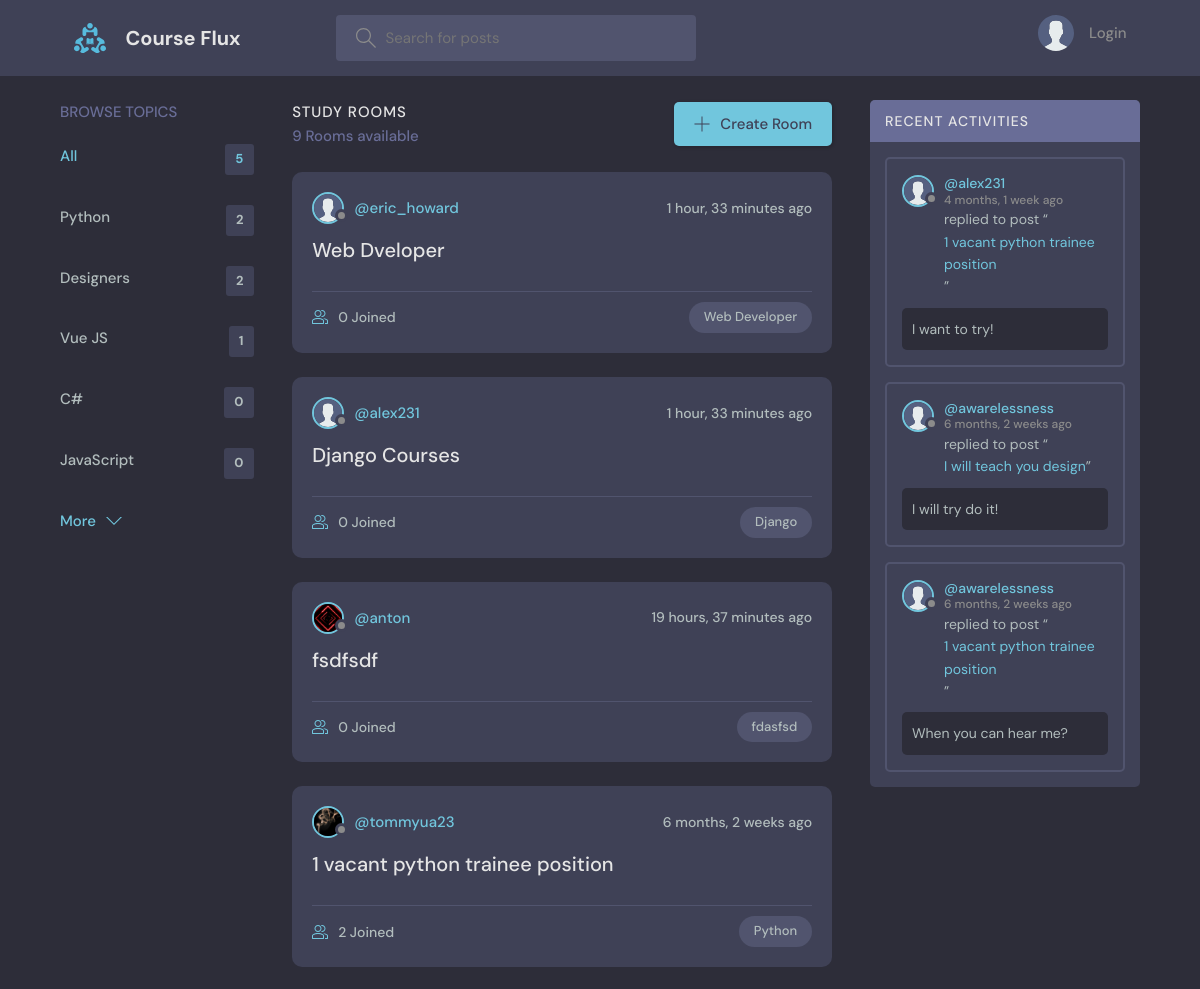
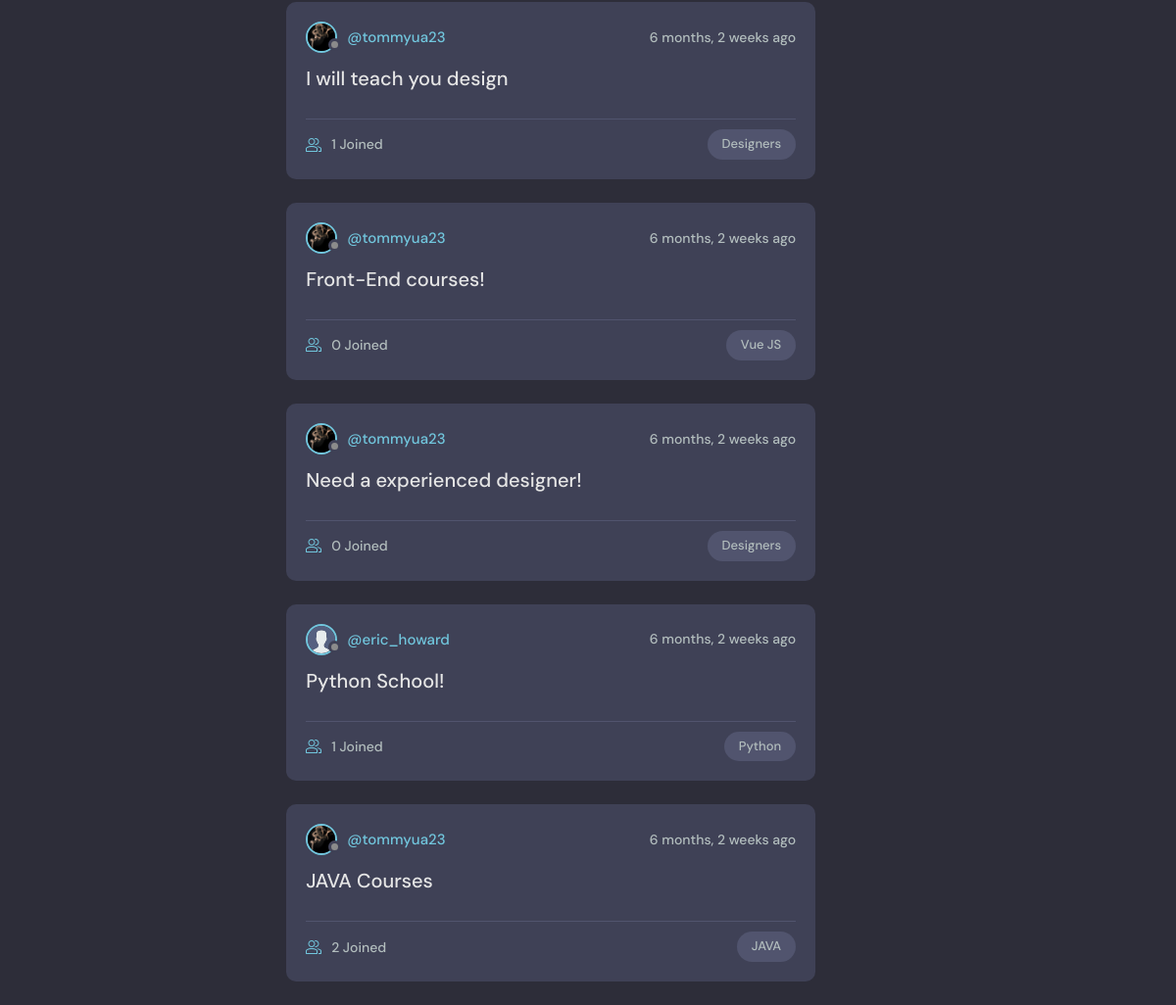
The page / on the database its author committed (2 pictures, top to bottom).
### base/models.py (models this page shows, shortened)
class Topic(models.Model):
    name = models.CharField(max_length=200)

class Room(models.Model):
    host = models.ForeignKey(User, on_delete=models.SET_NULL, null=True)
    topic = models.ForeignKey(Topic, on_delete=models.SET_NULL, null=True)
    name = models.CharField(max_length=200)
    description = models.TextField(null=True, blank=True)
    participants = models.ManyToManyField(
        User, related_name='participants', blank=True)
    updated = models.DateTimeField(auto_now=True)
    created = models.DateTimeField(auto_now_add=True)
    class Meta:
        ordering = ['-updated', '-created']
    def __str__(self):
        return self.name

class User(AbstractUser):
    name = models.CharField(max_length=200, null=True)
    email = models.EmailField(unique=True, null=True)
    bio = models.TextField(null=True)
    avatar = models.ImageField(null=True, default="avatar.svg")

class Message(models.Model):
    user = models.ForeignKey(User, on_delete=models.CASCADE)
    room = models.ForeignKey(Room, on_delete=models.CASCADE)
    body = models.TextField()
    updated = models.DateTimeField(auto_now=True)
    created = models.DateTimeField(auto_now_add=True)
    class Meta:
        ordering = ['-updated', '-created']

### base/views.py (the view)
# urls.py: path('', views.home, name="home"),
def home(request):
    q = request.GET.get('q') if request.GET.get('q') != None else ''
    rooms = Room.objects.filter(
        Q(topic__name__icontains=q) |
        Q(name__icontains=q) |
        Q(description__icontains=q)
    )
    topics = Topic.objects.all()[0:5]
    room_count = rooms.count()
    room_messages = Message.objects.filter(
        Q(room__topic__name__icontains=q))[0:3]
    context = {'rooms': rooms, 'topics': topics,
               'room_count': room_count, 'room_messages': room_messages}
    return render(request, 'base/home.html', context)

### base/templates/base/home.html (shortened to what this page needs)
{% extends './main.html' %}
{% block content %}
<main class="layout layout--3">
  <div class="container">
    {% include 'base/topics_component.html' %}
    <div class="roomList">
      <div class="roomList__header">
        <div>
          <h2>Study Rooms</h2>
          <p>{{room_count}} Rooms available</p>
        </div>
        <a class="btn btn--main" href="{% url 'create-room' %}">
          <svg version="1.1" xmlns="http://www.w3.org/2000/svg" width="32" height="32" viewBox="0 0 32 32">
            <title>add</title>
            <path
              d="M16.943 0.943h-1.885v14.115h-14.115v1.885h14.115v14.115h1.885v-14.115h14.115v-1.885h-14.115v-14.115z">
            </path>
          </svg>
          Create Room
        </a>
      </div>
      {% include 'base/feed_component.html' %}
    </div>
    {% include 'base/activity_component.html' %}
  </div>
</main>
{% endblock %}

### base/templates/base/topics_component.html
<div class="topics">
    <div class="topics__header">
        <h2>Browse Topics</h2>
    </div>
    <ul class="topics__list">
        <li>
            <a href="{% url 'home' %}" class="active">All <span>{{topics.count}}</span></a>
        </li>
        {% for topic in topics %}
        <li>
            <a href="{% url 'home' %}?q={{topic.name}}">{{topic.name}}<span>{{topic.room_set.all.count}}</span></a>
        </li>
        {% endfor %}
    </ul>
    <a class="btn btn--link" href="{% url 'topics' %}">
        More
        <svg version="1.1" xmlns="http://www.w3.org/2000/svg" width="32" height="32" viewBox="0 0 32 32">
            <title>chevron-down</title>
            <path d="M16 21l-13-13h-3l16 16 16-16h-3l-13 13z"></path>
        </svg>
    </a>
</div>

### base/templates/base/feed_component.html (shortened to what this page needs)
{% for room in rooms %}
<div class="roomListRoom">
    <div class="roomListRoom__header">
        <a href="{% url 'user-profile' room.host.id %}" class="roomListRoom__author">
            <div class="avatar avatar--small">
                <img src="{{room.host.avatar.url}}" />
            </div>
            <span>@{{room.host.username}}</span>
        </a>
        <div class="roomListRoom__actions">
            <span>{{room.created|timesince}} ago</span>
        </div>
    </div>
    <div class="roomListRoom__content">
        <a href="{% url 'room' room.id %}">{{room.name}}</a>
    </div>
    <div class="roomListRoom__meta">
        <a href="{% url 'room' room.id %}" class="roomListRoom__joined">
            {{room.participants.all.count}} Joined
        </a>
        <p class="roomListRoom__topic">{{room.topic.name}}</p>
    </div>
</div>
{% endfor %}

### base/templates/base/activity_component.html (shortened to what this page needs)
<div class="activities">
    <div class="activities__header">
        <h2>Recent Activities</h2>
    </div>
    {% for message in room_messages %}
    <div class="activities__box">
        <div class="activities__boxHeader roomListRoom__header">
            <a href="{% url 'user-profile' message.user.id %}" class="roomListRoom__author">
                <div class="avatar avatar--small">
                    <img src="{{message.user.avatar.url}}" />
                </div>
                <p>
                    @{{message.user.username}}
                    <span>{{message.created|timesince}} ago</span>
                </p>
            </a>
        </div>
        <div class="activities__boxContent">
            <p>replied to post “<a href="{% url 'room' message.room.id %}">{{message.room}}</a>”</p>
            <div class="activities__boxRoomContent">{{message.body}}</div>
        </div>
    </div>
    {% endfor %}
</div>

### rows shown on the page
Topic: name "Python", room_set.all.count "2"
Topic: name "Designers", room_set.all.count "2"
Topic: name "Vue JS", room_set.all.count "1"
Topic: name "C#", room_set.all.count "0"
Topic: name "JavaScript", room_set.all.count "0"
Room: host.avatar (placeholder picture), host.username "eric_howard", created "1 hour, 33 minutes", name "Web Dveloper", participants.all.count "0", topic.name "Web Developer"
Room: host.avatar (placeholder picture), host.username "alex231", created "1 hour, 33 minutes", name "Django Courses", participants.all.count "0", topic.name "Django"
Room: host.avatar (picture), host.username "anton", created "19 hours, 37 minutes", name "fsdfsdf", participants.all.count "0", topic.name "fdasfsd"
Room: host.avatar (picture), host.username "tommyua23", created "6 months, 2 weeks", name "1 vacant python trainee position", participants.all.count "2", topic.name "Python"
Room: host.avatar (picture), host.username "tommyua23", created "6 months, 2 weeks", name "I will teach you design", participants.all.count "1", topic.name "Designers"
Room: host.avatar (picture), host.username "tommyua23", created "6 months, 2 weeks", name "Front-End courses!", participants.all.count "0", topic.name "Vue JS"
Room: host.avatar (picture), host.username "tommyua23", created "6 months, 2 weeks", name "Need a experienced designer!", participants.all.count "0", topic.name "Designers"
Room: host.avatar (placeholder picture), host.username "eric_howard", created "6 months, 2 weeks", name "Python School!", participants.all.count "1", topic.name "Python"
Room: host.avatar (picture), host.username "tommyua23", created "6 months, 2 weeks", name "JAVA Courses", participants.all.count "2", topic.name "JAVA"
Message: user.avatar (placeholder picture), user.username "alex231", created "4 months, 1 week", room "1 vacant python trainee position", body "I want to try!"
Message: user.avatar (placeholder picture), user.username "awarelessness", created "6 months, 2 weeks", room "I will teach you design", body "I will try do it!"
Message: user.avatar (placeholder picture), user.username "awarelessness", created "6 months, 2 weeks", room "1 vacant python trainee position", body "When you can hear me?"

### other values the page prints
{{ topics.count }} "5"
{{ room_count }} "9"
